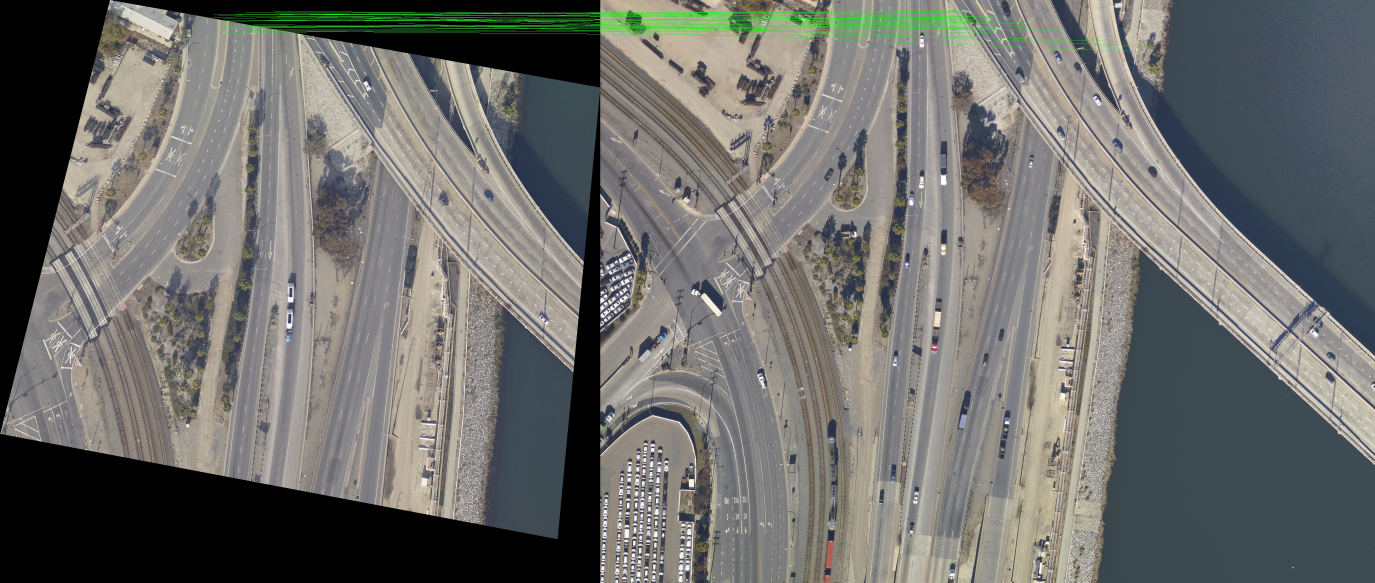
#> input picture AKAZE matching.jpeg, 5500 x 2329 px (shown at 1/4 size)
$ python -i panorama.py   (imports and definitions only)
#> lines starting #> are read from the running program, lines starting #| are printed output that depends on the picture
import numpy as np
import imutils
import cv2

class Stitcher:
    def __init__(self):
        self.isv3 = imutils.is_cv3()
        # determine if we are using OpenCV 3.x
    def stitch(self,images, ratio=0.75, reprojThresh=4.0):
    # unpack the images, then detect keypoints and extract
    # local invariant descriptors from them
        (imageB,imageA) = images
        (kpsA, featuresA) = self.detectAndDescribe(imageA)
        (kpsB, featuresB) = self.detectAndDescribe(imageB)
        #match features between the two images
        M = self.matchKeypoints(kpsA,kpsB, featuresA,featuresB,ratio,reprojThresh)
        #if the match is None, then there aren't enough matched keypoints to create a panorama
        (matches, H, status) = M
        # Transparency
        (hA, wA) = imageA.shape[:2]
        (hB, wB) = imageB.shape[:2]
        imageATran = np.zeros((hA,wA,3),np.uint8)
        imageBTran = np.zeros((hB, wB, 3), np.uint8)
        cv2.addWeighted(imageATran,0.6,imageA,0.6,-1,imageATran)
        #cv2.addWeighted(imageBTran, 0.6, imageB, 0.6, -1, imageBTran)
        P = [0,]
        #/Transparency
        result = cv2.warpPerspective(imageATran, H,(imageA.shape[1]+imageB.shape[1],imageA.shape[0]+imageB.shape[0]))
        #result[0:imageB.shape[0],0:imageB.shape[1]] = imageBTran
        #result = cv2.warpPerspective(imageATran, H,(imageA.shape[1]+imageB.shape[1],imageA.shape[0]))
        #result[0:imageB.shape[0],0:imageB.shape[1]] = imageBTran
        (hC, wC) = result.shape[:2]
        resultTran = np.zeros((hC,wC,3), np.uint8)
        resultTran[0:imageB.shape[0],0:imageB.shape[1]] = imageB
        result = cv2.addWeighted(result,0.6,resultTran,0.6,0)
        return result

    # [46 lines left out: functions detectAndDescribe, matchKeypoints, drawMatches, not called in this run]

>>> import cv2
>>> picture = cv2.imread('AKAZE matching.jpeg', cv2.IMREAD_GRAYSCALE)
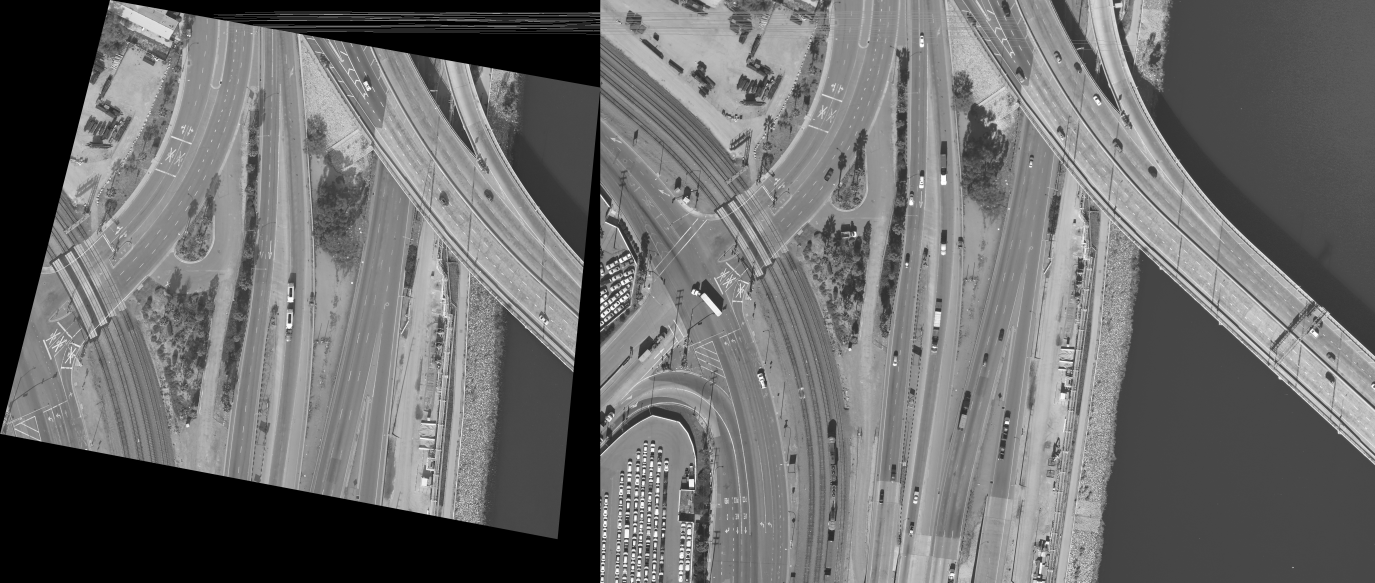
#> picture: shape (2329, 5500) (shown at 1/4 size); min 0, max 255, mean 109.7
>>> result = Stitcher().stitch(picture)
#> (the run stopped early here; a loop or call above may not have finished)
